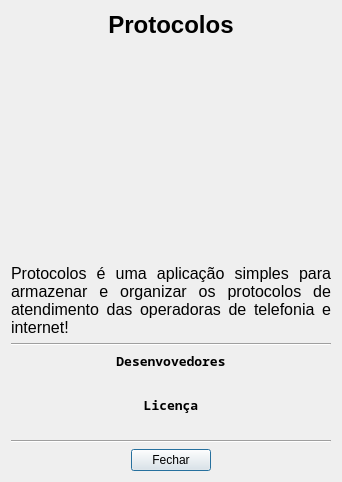
<?xml version="1.0" encoding="UTF-8"?>
<ui version="4.0">
 <class>Dialog</class>
 <widget class="QDialog" name="Dialog">
  <property name="windowTitle">
   <string>Dialog</string>
  </property>
  <layout class="QVBoxLayout" name="verticalLayout_2">
   <item>
    <widget class="QLabel" name="label">
     <property name="maximumSize">
      <size>
       <width>16777215</width>
       <height>50</height>
      </size>
     </property>
     <property name="font">
      <font>
       <pointsize>18</pointsize>
       <weight>75</weight>
       <bold>true</bold>
      </font>
     </property>
     <property name="text">
      <string>Protocolos</string>
     </property>
     <property name="alignment">
      <set>Qt::AlignCenter</set>
     </property>
    </widget>
   </item>
   <item>
    <widget class="QLabel" name="lbPixMap">
     <property name="sizePolicy">
      <sizepolicy hsizetype="Fixed" vsizetype="Fixed">
       <horstretch>0</horstretch>
       <verstretch>0</verstretch>
      </sizepolicy>
     </property>
     <property name="minimumSize">
      <size>
       <width>320</width>
       <height>213</height>
      </size>
     </property>
     <property name="maximumSize">
      <size>
       <width>500</width>
       <height>225</height>
      </size>
     </property>
     <property name="text">
      <string/>
     </property>
     <property name="alignment">
      <set>Qt::AlignHCenter|Qt::AlignTop</set>
     </property>
    </widget>
   </item>
   <item>
    <widget class="QLabel" name="lbAbout">
     <property name="font">
      <font>
       <pointsize>12</pointsize>
       <weight>50</weight>
       <bold>false</bold>
      </font>
     </property>
     <property name="text">
      <string>Protocolos é uma aplicação simples para armazenar e organizar os protocolos de atendimento das operadoras de telefonia e internet!</string>
     </property>
     <property name="alignment">
      <set>Qt::AlignJustify|Qt::AlignVCenter</set>
     </property>
     <property name="wordWrap">
      <bool>true</bool>
     </property>
    </widget>
   </item>
   <item>
    <widget class="Line" name="line">
     <property name="orientation">
      <enum>Qt::Horizontal</enum>
     </property>
    </widget>
   </item>
   <item>
    <layout class="QVBoxLayout" name="verticalLayout">
     <item>
      <widget class="QLabel" name="label_2">
       <property name="font">
        <font>
         <family>Noto Sans Mono</family>
         <pointsize>10</pointsize>
         <weight>75</weight>
         <bold>true</bold>
        </font>
       </property>
       <property name="text">
        <string>Desenvovedores</string>
       </property>
       <property name="alignment">
        <set>Qt::AlignCenter</set>
       </property>
      </widget>
     </item>
     <item>
      <widget class="QLabel" name="lbDevelopers">
       <property name="text">
        <string/>
       </property>
       <property name="wordWrap">
        <bool>true</bool>
       </property>
      </widget>
     </item>
     <item>
      <widget class="QLabel" name="label_3">
       <property name="font">
        <font>
         <family>Noto Sans Mono</family>
         <pointsize>10</pointsize>
         <weight>75</weight>
         <bold>true</bold>
        </font>
       </property>
       <property name="text">
        <string>Licença</string>
       </property>
       <property name="alignment">
        <set>Qt::AlignCenter</set>
       </property>
      </widget>
     </item>
     <item>
      <widget class="QLabel" name="lbLicense">
       <property name="text">
        <string/>
       </property>
       <property name="textFormat">
        <enum>Qt::AutoText</enum>
       </property>
       <property name="openExternalLinks">
        <bool>true</bool>
       </property>
       <property name="textInteractionFlags">
        <set>Qt::TextBrowserInteraction</set>
       </property>
      </widget>
     </item>
    </layout>
   </item>
   <item>
    <widget class="Line" name="line_2">
     <property name="orientation">
      <enum>Qt::Horizontal</enum>
     </property>
    </widget>
   </item>
   <item>
    <layout class="QHBoxLayout" name="horizontalLayout">
     <item>
      <spacer name="horizontalSpacer">
       <property name="orientation">
        <enum>Qt::Horizontal</enum>
       </property>
       <property name="sizeHint" stdset="0">
        <size>
         <width>40</width>
         <height>20</height>
        </size>
       </property>
      </spacer>
     </item>
     <item>
      <widget class="QPushButton" name="btnFechar">
       <property name="text">
        <string>Fechar</string>
       </property>
      </widget>
     </item>
     <item>
      <spacer name="horizontalSpacer_2">
       <property name="orientation">
        <enum>Qt::Horizontal</enum>
       </property>
       <property name="sizeHint" stdset="0">
        <size>
         <width>40</width>
         <height>20</height>
        </size>
       </property>
      </spacer>
     </item>
    </layout>
   </item>
  </layout>
 </widget>
 <resources/>
 <connections/>
</ui>
